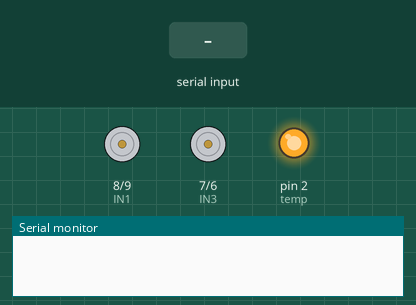
The sketch below on a simulated Arduino Uno, built with avr-gcc and run on an emulated ATmega328P. Shown: motor-driver pin pairs drawn as motors (green arrow = first pin HIGH = forward, orange = second pin HIGH = backward, longer = more drive, scaled by the enable pin), output pins drawn as LEDs (lit = HIGH), the last lines printed to the serial monitor. The test bench sets the inputs (shaded band).

Above: at 1.2 s.
1.3 s: "90 45\n" received over Serial
At 2.5 s:
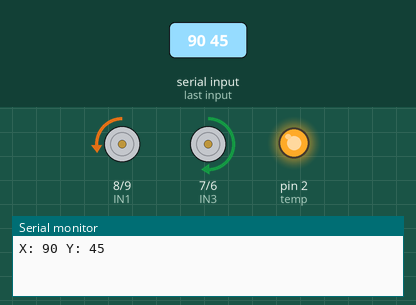
2.8 s: "30 150\n" received over Serial
At 3.8 s:
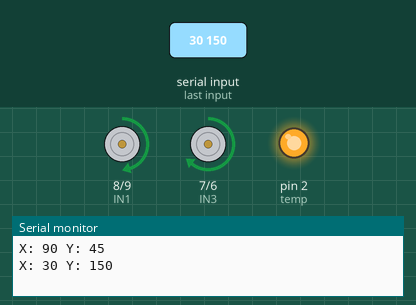
4.3 s: "1 90\n" received over Serial
At 4.9 s:
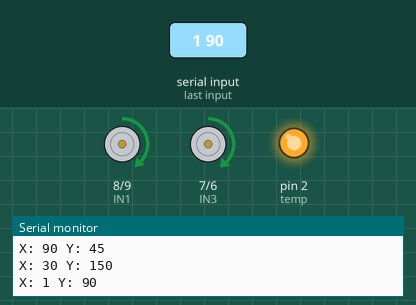
Timing chart, 0 to 7.3 s (numbered marks = the images above; inputs shaded):
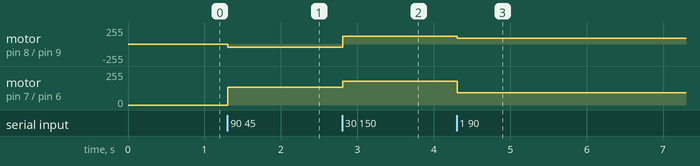

The sketch:

front_wheels_moving.ino
```cpp
// Define motor control pins
// right mortor
#define IN1 8    // Direction pin 1
#define IN2 9    // Direction pin 2
#define ENA 10    // PWM speed control pin
// left mortor
#define IN3 7   // Direction pin 1
#define IN4 6    // Direction pin 2
#define ENB 5    // PWM speed control pin

#define temp 2

void setup() {
  // Set motor control pins as outputs
  pinMode(IN1, OUTPUT);
  pinMode(IN2, OUTPUT);
  pinMode(ENA, OUTPUT);
  pinMode(IN3, OUTPUT);
  pinMode(IN4, OUTPUT);
  pinMode(ENB, OUTPUT);
  pinMode(temp, OUTPUT);

  // Initialize motor in a stopped state
  digitalWrite(IN1, LOW);
  digitalWrite(IN2, LOW);
  digitalWrite(temp, HIGH);
  analogWrite(ENA, 0);  // Start with 0 speed
  digitalWrite(IN3, LOW);
  digitalWrite(IN4, LOW);
  analogWrite(ENB, 0);  // Start with 0 speed

  Serial.begin(9600);
}

void loop() {
  if(Serial.available()){
    // Read the incoming string until newline
    String input = Serial.readStringUntil('\n');
    input.trim();  // Remove any whitespace

    // Find the space separating the two values
    int spaceIndex = input.indexOf(' ');

    if(spaceIndex > 0) {
      // Extract x and y values
      int x = input.substring(0, spaceIndex).toInt();
      int y = input.substring(spaceIndex + 1).toInt();

      // Debug output
      Serial.print("X: ");
      Serial.print(x);
      Serial.print(" Y: ");
      Serial.println(y);

      // Calculate motor speeds based on x and y
      // For a differential drive system:
      // Left motor speed = y + x
      // Right motor speed = y - x
      int leftSpeed = y + x;
      int rightSpeed = y - x;

      // Constrain speeds to -255 to 255 range
      leftSpeed = constrain(leftSpeed, -255, 255);
      rightSpeed = constrain(rightSpeed, -255, 255);

      // Set left motor direction and speed
      if(leftSpeed >= 0) {
        digitalWrite(IN3, HIGH);
        digitalWrite(IN4, LOW);
      } else {
        digitalWrite(IN3, LOW);
        digitalWrite(IN4, HIGH);
        leftSpeed = -leftSpeed;  // Make speed positive
      }
      analogWrite(ENB, leftSpeed);

      // Set right motor direction and speed
      if(rightSpeed >= 0) {
        digitalWrite(IN1, HIGH);
        digitalWrite(IN2, LOW);
      } else {
        digitalWrite(IN1, LOW);
        digitalWrite(IN2, HIGH);
        rightSpeed = -rightSpeed;  // Make speed positive
      }
      analogWrite(ENA, rightSpeed);
    }
  }
}

// Function to set motor speed and direction
void setMotorSpeed(int speed, bool direction) {
  // Constrain speed to 0-255 (PWM range)
  speed = constrain(speed, 0, 255);

  // Set direction
  if (direction) {
    digitalWrite(IN1, HIGH);
    digitalWrite(IN2, LOW);
    digitalWrite(IN3, HIGH);
    digitalWrite(IN4, LOW);
  } else {
    digitalWrite(IN1, LOW);
    digitalWrite(IN2, HIGH);
    digitalWrite(IN4, HIGH);
    digitalWrite(IN3, LOW);
  }

  // Apply PWM speed
  analogWrite(ENA, speed);
  analogWrite(ENB, speed);
}
```

Measured:
- after the input at 1.3 s, motor on pin 8 (IN1) / pin 9 (IN2): stopped → backward 45/255 at once; motor on pin 7 (IN3) / pin 6 (IN4): stopped → forward 135/255 at once
- after the input at 2.8 s, motor on pin 8 (IN1) / pin 9 (IN2): backward 45/255 → forward 120/255 at once; motor on pin 7 (IN3) / pin 6 (IN4): forward 135/255 → forward 180/255 at once
- after the input at 4.3 s, motor on pin 8 (IN1) / pin 9 (IN2): forward 120/255 → forward 89/255 at once; motor on pin 7 (IN3) / pin 6 (IN4): forward 180/255 → forward 91/255 at once
